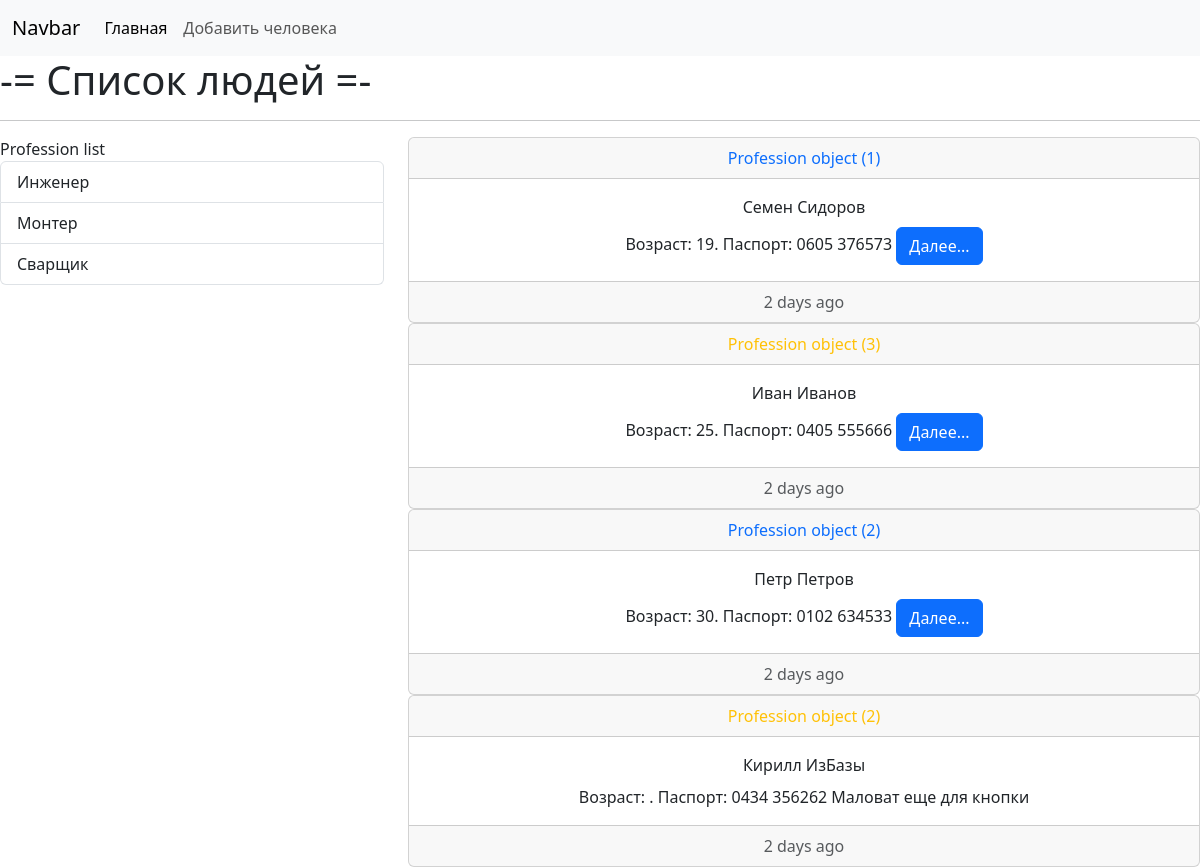
The page /Human/ on the database its author committed.
### Human/models.py (models this page shows)
class Profession(models.Model):
    title=models.CharField(max_length=30, db_index=True, verbose_name='Профессия')
    class Meta:
        verbose_name = 'Профессия'
        verbose_name_plural = 'Профессии'
        ordering=['title']

class Human(models.Model):
    fname=models.CharField(max_length=20, verbose_name='Имя')
    lname=models.CharField(max_length=20, verbose_name='Фамилия')
    hage=models.IntegerField(verbose_name='Возраст')
    passp=models.CharField(max_length=15, blank=False, verbose_name='Паспорт')
    profs = models.ForeignKey('Profession', on_delete=models.PROTECT, null=True, verbose_name='Профессия')
    class Meta:
        verbose_name = 'Человек'
        verbose_name_plural = 'Люди'
        ordering=['hage']

### Human/views.py (the view)
# urls.py: path('',hindex, name='HomeH'),
def hindex(request):
    human=Human.objects.all()
    contxt={
        'human': human,
        'title': '-= Список людей =-',
    }
    return render(request, 'hindex.html', context=contxt)

### Human/templatetags/human_tags.py (called while the page is built)
@register.simple_tag(name='get_list_professions')
def get_professions():
    return Profession.objects.all()

@register.inclusion_tag('list_professions.html')
def show_professions(arg1='Profession', arg2='list'):
    profs=Profession.objects.all()
    return {'profs': profs, 'arg1':arg1, 'arg2': arg2}

### Human/templates/hindex.html (shortened to what this page needs)
{%extends 'hbase.html'%}
{%block sidebar%}
  {%include 'inc/_hsidebar.html'%}
{%endblock%}
{%block content%}
    {%for i in human%}
      <div class="card text-center">
        <div class="card-header {% cycle 'text-primary' 'text-warning' %}">
          {{i.profs}}
        </div>
        <div class="card-body" slyle="display:flex">
          <div class="card-title">{{i.fname}} {{i.lname}}</div>
          <div class="card-text">Возраст: {{i.hage}}. Паспорт: {{i.passp}}
          {% if i.hage %}
            <a href="#" class="btn btn-primary">Далее...</a>
          {%else%}
            Маловат еще для кнопки
          {%endif%}
          </div>
        </div>
        <div class="card-footer text-body-secondary">
          2 days ago
        </div>
      </div>
    {%endfor%}
{%endblock%}

### templates/hbase.html (shortened to what this page needs)
{%include 'inc/_hnav.html'%}
<!doctype html>
<html lang="ru">
  <head>
    <link href="https://cdn.jsdelivr.net/npm/bootstrap@5.3.2/dist/css/bootstrap.min.css" rel="stylesheet">
  </head>
  <body>
    <h1>{{title}}</h1>
    <hr>
    <div class="row">
      <div class="col-md-4">{%block sidebar%}SIDEBAR{%endblock%}</div>
      <div class="col-md-8">{%block content%}CONTENT{%endblock%}</div>
    </div>
  </body>
</html>

### templates/inc/_hnav.html (shortened to what this page needs)
<nav class="navbar navbar-expand-lg bg-body-tertiary">
      <div class="container-fluid">
        <a class="navbar-brand" href="{% url 'HomeH' %}">Navbar</a>
        <div class="collapse navbar-collapse" id="navbarNav">
          <ul class="navbar-nav">
            <li class="nav-item">
              <a class="nav-link active" aria-current="page" href="{% url 'HomeH' %}">Главная</a>
            </li>
            <li class="nav-item">
              <a class="nav-link" href="{% url 'HomeH' %}">Добавить человека</a>
            </li>
          </ul>
        </div>
      </div>
</nav>

### templates/inc/_hsidebar.html (shortened to what this page needs)
{%load human_tags%}
<div class="list-group">
    {%show_professions%}
</div>

### Human/templates/list_professions.html
{%load human_tags%}
<div class="list-group">
    {{arg1}} {{arg2}}
    {%get_list_professions as profs%}
    {%for c in profs%}
        <a href="{% url 'Profession' c.id%}" class="list-group-item list-group-item-action">{{c.title}}</a>
    {%endfor%}
</div>

### rows shown on the page
Profession: title "Инженер"
Profession: title "Монтер"
Profession: title "Сварщик"
Human: profs "Profession object (1)", fname "Семен", lname "Сидоров", hage "19", passp "0605 376573", shows "Далее..."
Human: profs "Profession object (3)", fname "Иван", lname "Иванов", hage "25", passp "0405 555666", shows "Далее..."
Human: profs "Profession object (2)", fname "Петр", lname "Петров", hage "30", passp "0102 634533", shows "Далее..."
Human: profs "Profession object (2)", fname "Кирилл", lname "ИзБазы", passp "0434 356262", hage "Маловат еще для кнопки"

### other values the page prints
{{ title }} "-= Список людей =-"
{{ arg1 }} "Profession"
{{ arg2 }} "list"
